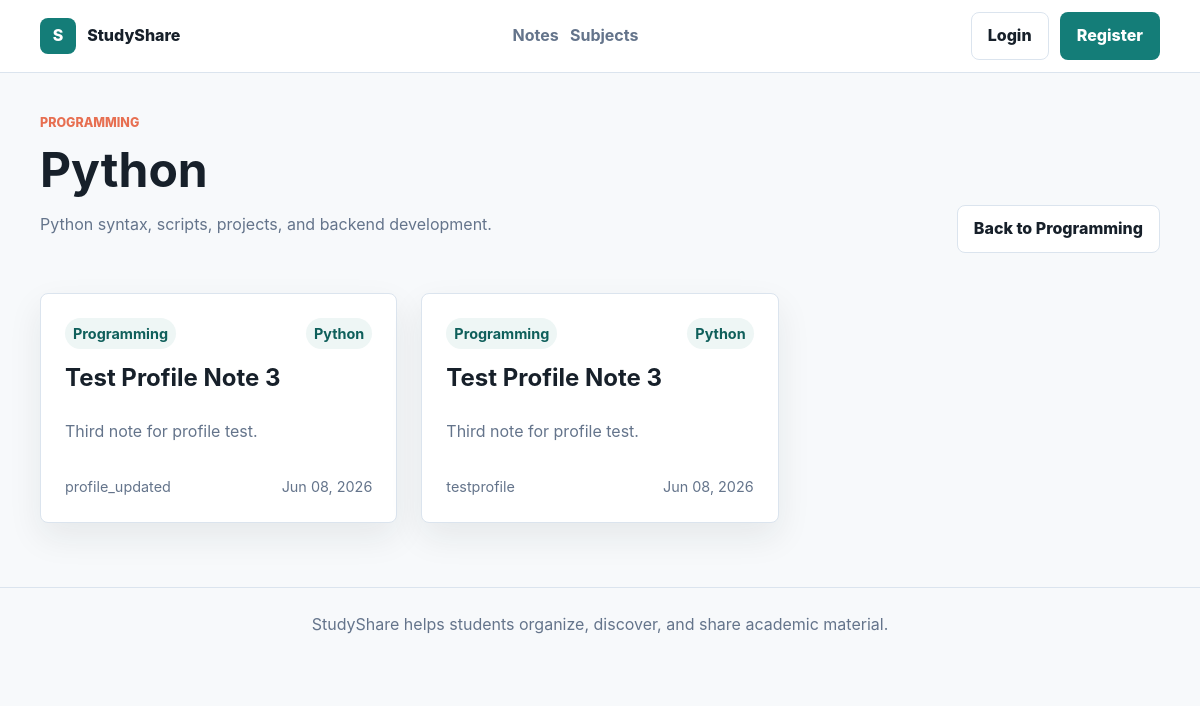
The page /categories/4 on the database its author committed.
### app/models/subject.py (models this page shows, shortened)
class Subject(db.Model):
    __tablename__ = "subjects"
    id = db.Column(db.Integer, primary_key=True)
    name = db.Column(
        db.String(100),
        unique=True,
        nullable=False
    )
    description = db.Column(
        db.Text,
        nullable=False
    )
    categories = db.relationship(
        "Category",
        backref="subject",
        lazy=True,
        cascade="all, delete-orphan"
    )
    notes = db.relationship(
        "Note",
        backref="subject",
        lazy=True
    )

### app/models/category.py (models this page shows, shortened)
class Category(db.Model):
    __tablename__ = "categories"
    id = db.Column(db.Integer, primary_key=True)
    name = db.Column(
        db.String(100),
        nullable=False
    )
    description = db.Column(
        db.Text,
        nullable=False
    )
    subject_id = db.Column(
        db.Integer,
        db.ForeignKey("subjects.id"),
        nullable=False
    )
    notes = db.relationship(
        "Note",
        backref="category",
        lazy=True
    )
    __table_args__ = (
        db.UniqueConstraint(
            "name",
            "subject_id",
            name="uq_category_name_subject"
        ),
    )

### app/models/note.py (models this page shows, shortened)
class Note(db.Model):
    __tablename__ = "notes"
    id = db.Column(db.Integer, primary_key=True)
    title = db.Column(
        db.String(150),
        nullable=False
    )
    description = db.Column(
        db.Text,
        nullable=False
    )
    file_url = db.Column(
        db.String(255),
        nullable=False
    )
    user_id = db.Column(
        db.Integer,
        db.ForeignKey("users.id"),
        nullable=False
    )
    subject_id = db.Column(
        db.Integer,
        db.ForeignKey("subjects.id"),
        nullable=False
    )
    category_id = db.Column(
        db.Integer,
        db.ForeignKey("categories.id"),
        nullable=False
    )
    created_at = db.Column(
        db.DateTime,
        server_default=db.func.now()
    )

### app/models/user.py (models this page shows, shortened)
class User(db.Model, UserMixin):
    __tablename__ = "users"
    id = db.Column(db.Integer, primary_key=True)
    username = db.Column(
        db.String(50),
        unique=True,
        nullable=False
    )
    email = db.Column(
        db.String(120),
        unique=True,
        nullable=False
    )
    password = db.Column(
        db.String(255),
        nullable=False
    )
    created_at = db.Column(
        db.DateTime,
        server_default=db.func.now()
    )
    notes = db.relationship(
        "Note",
        backref="author",
        lazy=True
    )

### app/routes/subjects.py (the view)
@subjects.route("/categories/<int:category_id>")
def category_detail(category_id):
    category = Category.query.get_or_404(category_id)
    return render_template(
        "category_detail.html",
        category=category
    )

### app/templates/category_detail.html (shortened to what this page needs)
{% extends "base.html" %}
{% block content %}
    <section class="page-heading">
        <div>
            <p class="eyebrow">{{ category.subject.name }}</p>
            <h1>{{ category.name }}</h1>
            <p class="muted">{{ category.description }}</p>
        </div>
        <a class="button button-secondary" href="{{ url_for('subjects.subject_detail', subject_id=category.subject.id) }}">
            Back to {{ category.subject.name }}
        </a>
    </section>
    {% if category.notes %}
        <section class="grid grid-3">
            {% for note in category.notes %}
                <article class="note-card">
                    <div class="card-meta">
                        <span>{{ category.subject.name }}</span>
                        <span>{{ category.name }}</span>
                    </div>
                    <h2>
                        <a href="{{ url_for('notes.note_detail', note_id=note.id) }}">
                            {{ note.title }}
                        </a>
                    </h2>
                    <p>{{ note.description }}</p>
                    <div class="card-footer">
                        <span>{{ note.author.username }}</span>
                        <span>{{ note.created_at.strftime('%b %d, %Y') if note.created_at else 'Recently' }}</span>
                    </div>
                </article>
            {% endfor %}
        </section>
    {% else %}
        <div class="empty-state">
            <h2>No notes yet</h2>
            <p>No notes in this category yet.</p>
        </div>
    {% endif %}
{% endblock %}

### app/static/css/main.css (style rules this page uses)
:root { --color-bg: #f7f9fb; --color-surface: #ffffff; --color-ink: #17202a; --color-muted: #64748b; --color-border: #dbe4ee; --color-primary: #147d78; --color-primary-dark: #0f5f5b; --color-coral: #e76f51; --color-amber: #f2b84b; --color-sky: #d8ecff; --shadow-soft: 0 14px 34px rgba(23, 32, 42, 0.08); --radius: 8px; --space-xs: 0.35rem; --space-sm: 0.7rem; --space-md: 1rem; --space-lg: 1.5rem; --space-xl: 2.5rem; --space-2xl: 4rem; --font-body: Inter, ui-sans-serif, system-ui, -apple-system, BlinkMacSystemFont, "Segoe UI", sans-serif; }
* { box-sizing: border-box; }
body { margin: 0; min-height: 100vh; background: var(--color-bg); color: var(--color-ink); font-family: var(--font-body); line-height: 1.6; }
a { color: inherit; text-decoration: none; }
h1, h2, h3, h4, p { margin-top: 0; }
h1 { font-size: clamp(2rem, 4vw, 3.4rem); line-height: 1.05; margin-bottom: var(--space-md); }
h2 { font-size: 1.5rem; line-height: 1.2; }
.eyebrow, .card-kicker { color: var(--color-coral); font-size: 0.78rem; font-weight: 800; letter-spacing: 0; text-transform: uppercase; }
.muted { color: var(--color-muted); }
.button { min-height: 42px; display: inline-flex; align-items: center; justify-content: center; border: 1px solid transparent; border-radius: var(--radius); padding: 0.65rem 1rem; font-weight: 800; cursor: pointer; }
.button-secondary { background: var(--color-surface); border-color: var(--color-border); color: var(--color-ink); }
.page-heading { display: flex; align-items: flex-end; justify-content: space-between; gap: var(--space-lg); margin-bottom: var(--space-xl); }
.grid { display: grid; gap: var(--space-lg); }
.grid-3 { grid-template-columns: repeat(3, minmax(0, 1fr)); }
.card, .note-card, .subject-card, .stat-card, .auth-panel, .form-card, .detail-sidebar, .empty-state { background: var(--color-surface); border: 1px solid var(--color-border); border-radius: var(--radius); box-shadow: var(--shadow-soft); }
.card, .note-card, .subject-card, .empty-state { padding: var(--space-lg); }
.note-card, .subject-card { display: flex; min-height: 230px; flex-direction: column; justify-content: space-between; }
.note-card h2, .note-card h3, .note-card h4, .subject-card h2 { margin-bottom: var(--space-sm); }
.note-card p, .subject-card p, .card p { color: var(--color-muted); }
.card-meta, .card-footer, .card-actions { display: flex; align-items: center; justify-content: space-between; gap: var(--space-sm); color: var(--color-muted); font-size: 0.9rem; }
.card-meta span { padding: 0.25rem 0.5rem; border-radius: 999px; background: #eef6f5; color: var(--color-primary-dark); font-weight: 700; }

### rows shown on the page
Subject: subject.name "PROGRAMMING", subject.name "Programming"
Category: name "Python", description "Python syntax, scripts, projects, and backend development."
Note: title "Test Profile Note 3", description "Third note for profile test.", author.username "profile_updated", created_at "Jun 08, 2026"
Note: title "Test Profile Note 3", description "Third note for profile test.", author.username "testprofile", created_at "Jun 08, 2026"
